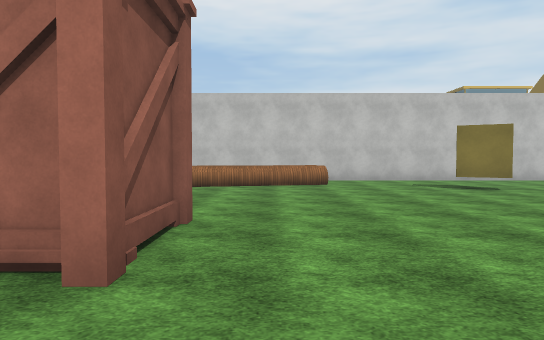
View 1 (above)

20 first-person views from a walk through a Unity game level. The camera is 1.5 m above the floor, tilts 2° down and sees 75° across. The floor is counted in squares, 2 m on a side. Each view is taken from the middle of a square. On the plan, view 1 faces up. The plan holds only what a view shows up to about 11 squares ahead; the rest is blank. The place goes on beyond the plan. Some surface patterns are stand-ins.

View 2
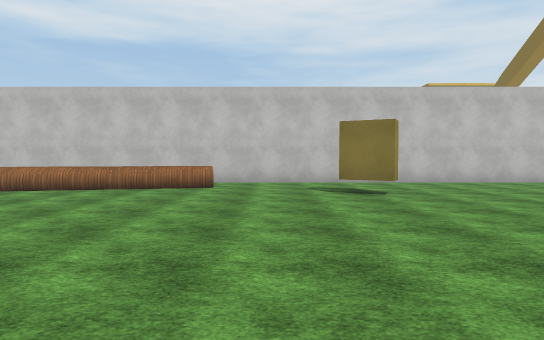

View 3
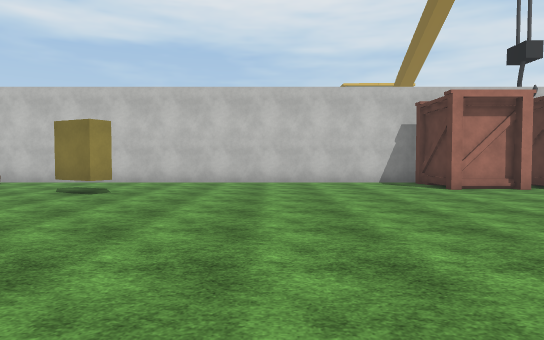

View 4
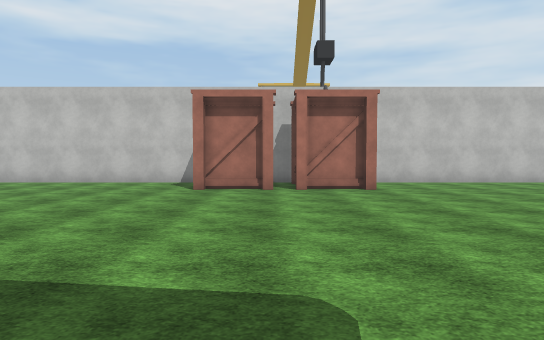

View 5
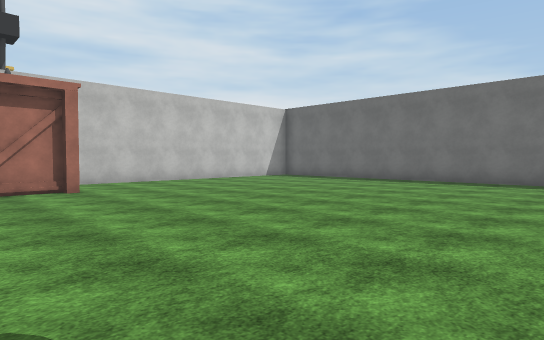

View 6
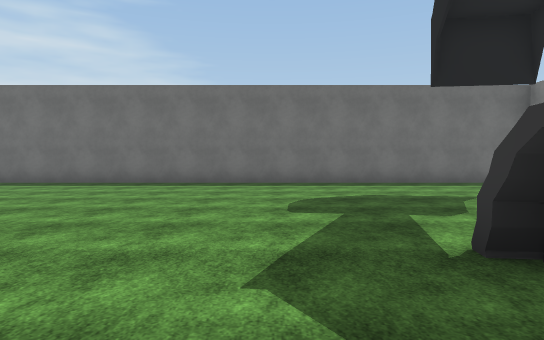

View 7
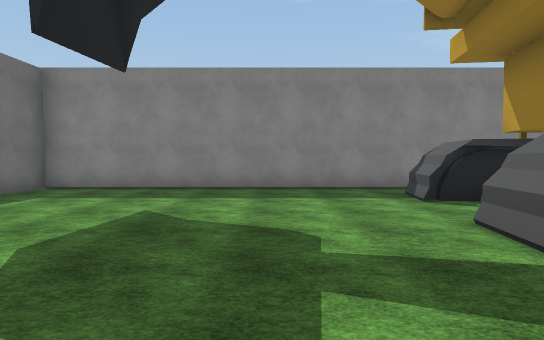

View 8
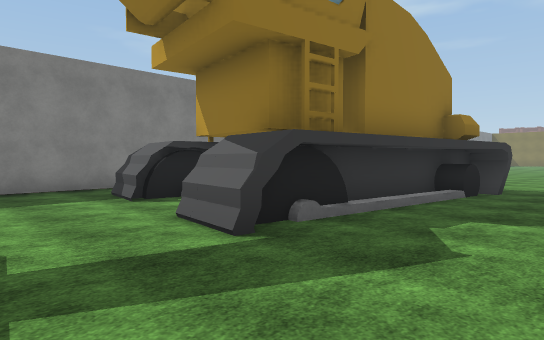

View 9
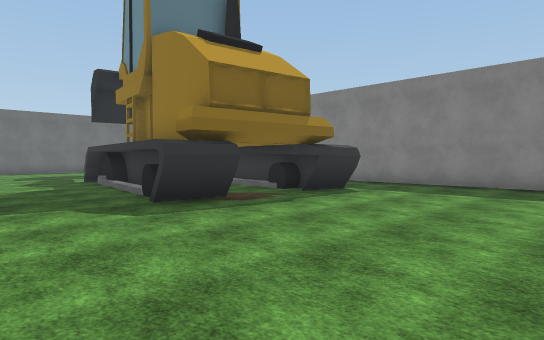

View 10
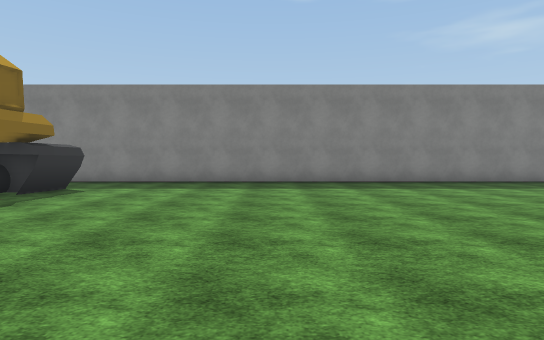

View 11
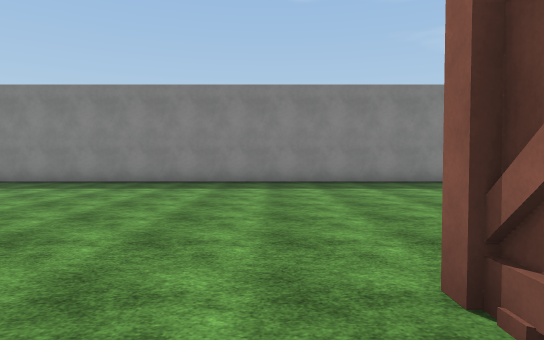

View 12
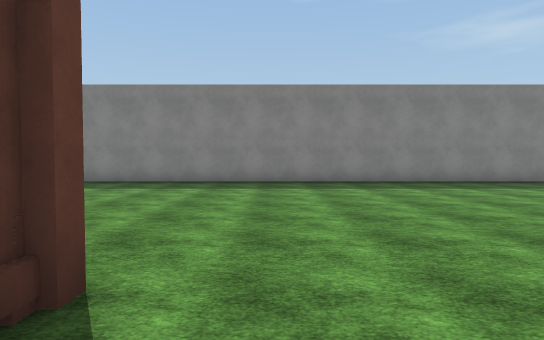

View 13
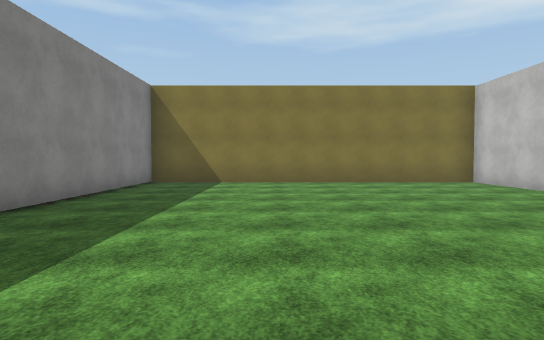

View 14
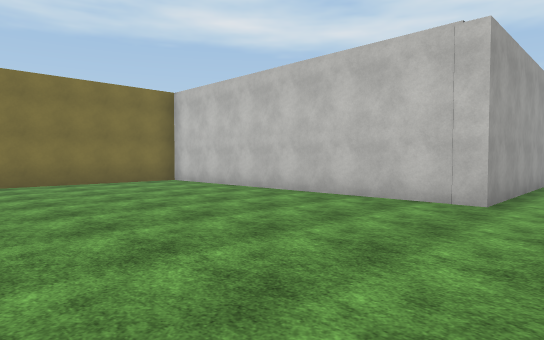

View 15
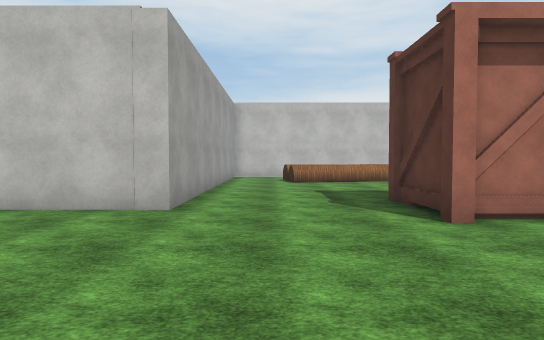

View 16
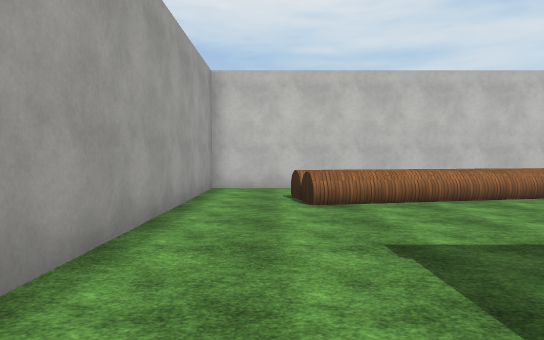

View 17
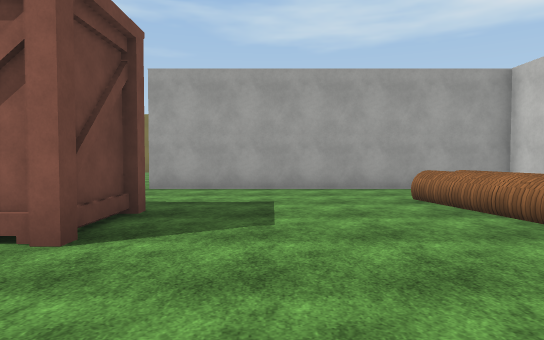

View 18
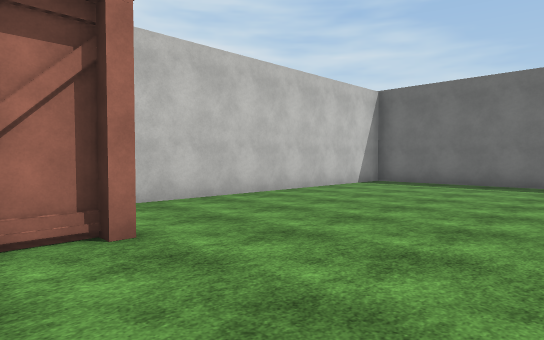

View 19
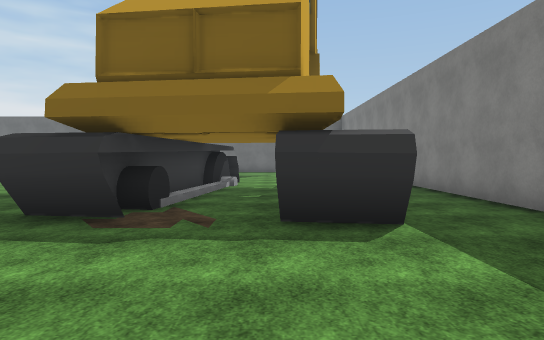

View 20
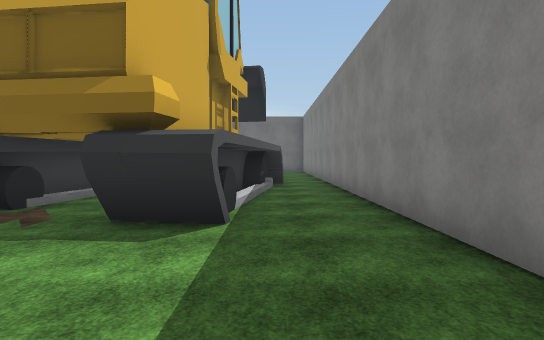

### Floor plan
Points are (right, up) in squares from view 1. A wall is a line through its corners. A room is listed if a view was taken in it or the views show most of it. See-through windows are left out.
Room 1 (views 1, 2, 3, 4, 5, 6, 7, 8, 9, 10, 11, 12, 13, 14, 15, 16, 17, 18, 19, 20)
walls: (12.3, 0.3) (12.2, -0.5); (12.4, 0.3) (12.7, 0.2); (11.9, -1.1) (12.1, 0.3); (12.4, -0.5) (17.1, -1.2); (13.1, 0) (13.8, -0.1); (13.1, -0.2) (13.7, -0.3); (11.5, -4.4) (11.7, -3); (12.1, -4.5) (11.7, -4.4); (13.4, -4.5) (12.5, -4.4); (16.8, -0.7) (18.3, -0.9); (18.1, -0.5) (18.6, -0.6) (18.4, -2.1); (13.4, 11.7) (-6.5, 11.7) (-6.5, 3.1) (-15.7, 3.1) (-15.7, -6.6) (26.5, -6.6) (26.5, 11.1); (16.8, -4.4) (14.3, -4); (18.8, -0.6) (18.6, -2.1); (18.2, -3.8) (18, -5.3); (18.4, -3.8) (18.1, -5.4); (17.7, -5.1) (16.4, -4.9) (16.5, -4.4); (15.6, 11.7) (15, 11.7); (25.9, 11.7) (18.1, 11.7)
low walls: (12.5, 0.2) (12.4, -0.5); (12.7, 0.2) (12.6, -0.2); (12.2, -1.2) (12.4, 0.3); (13.8, -0.1) (13.7, -0.7); (11.7, -4.4) (11.9, -3.1); (12.6, -3.7) (12.7, -3.1); (1.6, 9.8) (-4.4, 8.5) (-4.6, 9.8); (16.4, -0.5) (17.9, -0.7); (16.3, -4.9) (16.3, -4.2); (18.5, -0.9) (18.6, -0.5)
ways out: opening at (12, -2) to room 2; opening at (19, -3) to room 2
objects: other object (-3, 2) to (-1, 4); block (5, 8) to (5, 9); other object (13, 10) to (15, 11); other object (16, 10) to (17, 11)
Room 2 (no view inside)
walls: (14.4, -1.5) (12.2, -1.2); (17.2, -1.4) (12.6, -0.7); (17, -4) (18.1, -4.1); (11.9, -3.1) (13.4, -3.3); (18.3, -1.8) (16.8, -1.6); (17.4, -4.3) (18.3, -4.4); (11.9, -3.5) (15.6, -4)
ways out: opening at (12, -2) to room 1; opening at (19, -3) to room 1

Positions as (right, up) in squares from view 1, and headings:
1: (0, 0), facing up
2: (3, 1), facing up
3: (9, 1), facing up
4: (15, 1), facing up
5: (15, 1), facing up-right
6: (16, 1), facing right
7: (21, 2), facing down
8: (21, 2), facing down-left
9: (7, 3), facing down-right
10: (7, 4), facing down
11: (0, 4), facing down
12: (-4, 4), facing down
13: (-5, -3), facing left
14: (-5, -3), facing up-left
15: (-5, -2), facing up
16: (-5, 3), facing up
17: (2, 6), facing left
18: (16, 6), facing up-right
19: (8, -3), facing right
20: (8, -5), facing right
